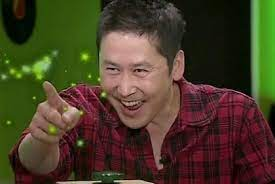
#> input picture python_opencv/images/1.jpg, 275 x 184 px, found by its file name
$ python image_0326.py
#> lines starting #> are read from the running program, lines starting #| are printed output that depends on the picture
# [9 lines of commented-out code are left out]


import cv2

img = cv2.imread('images/1.jpg',cv2.IMREAD_COLOR)
#> img is the input picture: shape (184, 275, 3); mean B, G, R 38, 60.6, 71.8
if img is None:
    print('이미지 로딩 에러')
    exit(1)
cv2.imshow("Shin", img)

img = cv2.cvtColor(img, cv2.COLOR_BGR2GRAY)
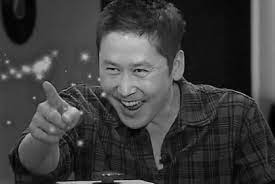
#> img: shape (184, 275); min 0, max 220, mean 61.4
cv2.imshow("Shin1", img)

#이미지 저장하기 (파일경로및파일이름, 저장할 이미지)
cv2.imwrite('images/2.jpg',img)

cv2.waitKey()
cv2.destroyAllWindows()

$ run again, with python_opencv/images/bori.jpg copied over python_opencv/images/1.jpg
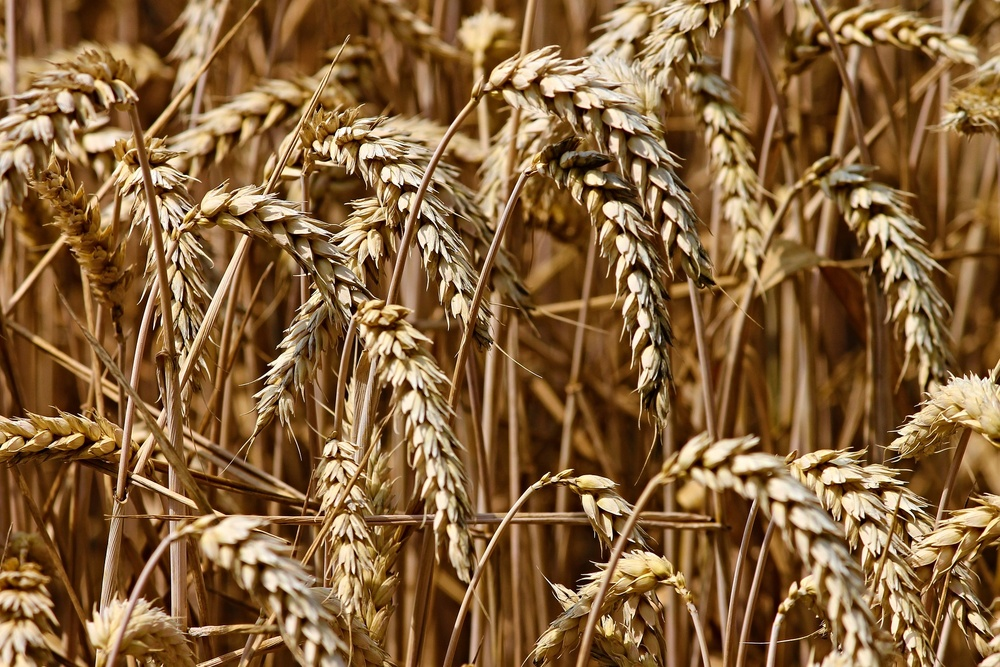
#> input picture python_opencv/images/bori.jpg, 1000 x 667 px, shrunk from 1920 x 1280 before the run, found by its file name
#> img is the input picture: shape (667, 1000, 3); mean B, G, R 59.6, 99.1, 134.7
#> `img = cv2.cvtColor(img, cv2.COLOR_BGR2GRAY)`:
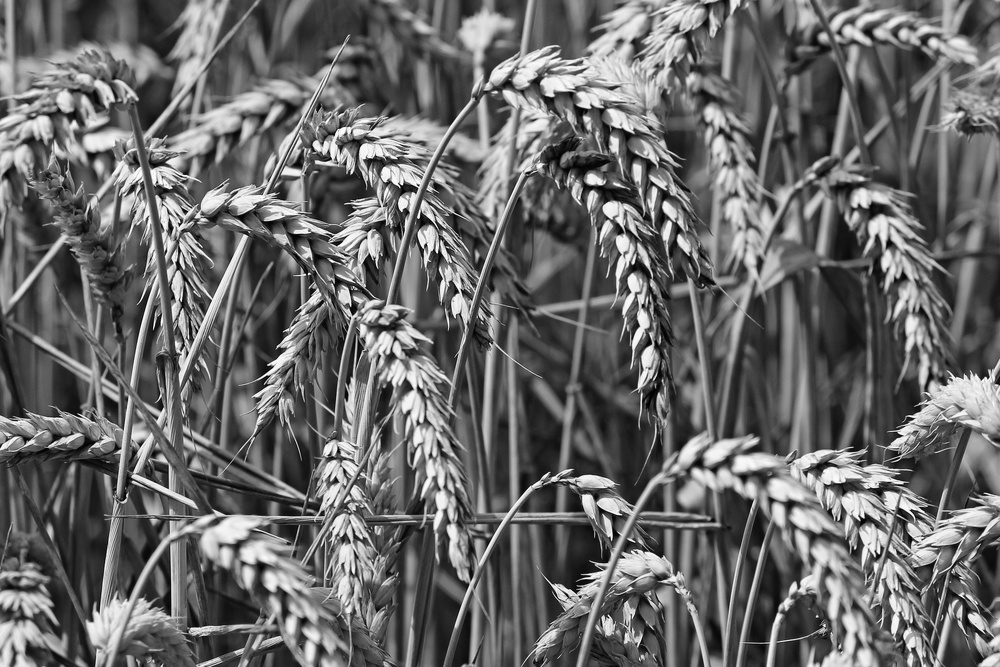
#> img: shape (667, 1000); min 1, max 254, mean 105.3

$ run again, with python_opencv/images/crow.jpg copied over python_opencv/images/1.jpg
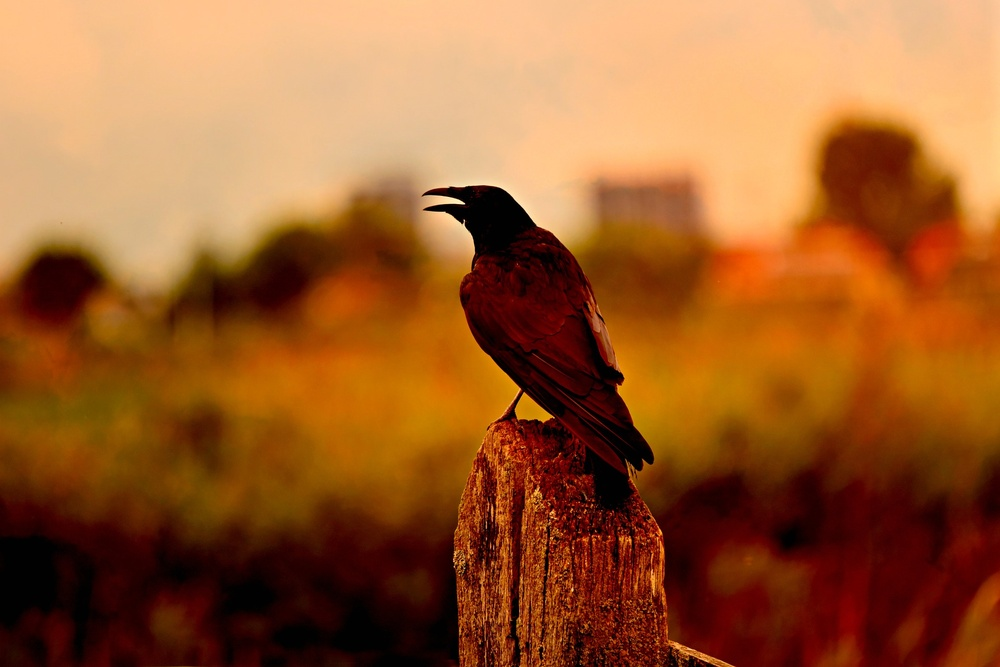
#> input picture python_opencv/images/crow.jpg, 1000 x 667 px, shrunk from 1920 x 1281 before the run, found by its file name
#> img is the input picture: shape (667, 1000, 3); mean B, G, R 46, 92.6, 154.7
#> `img = cv2.cvtColor(img, cv2.COLOR_BGR2GRAY)`:
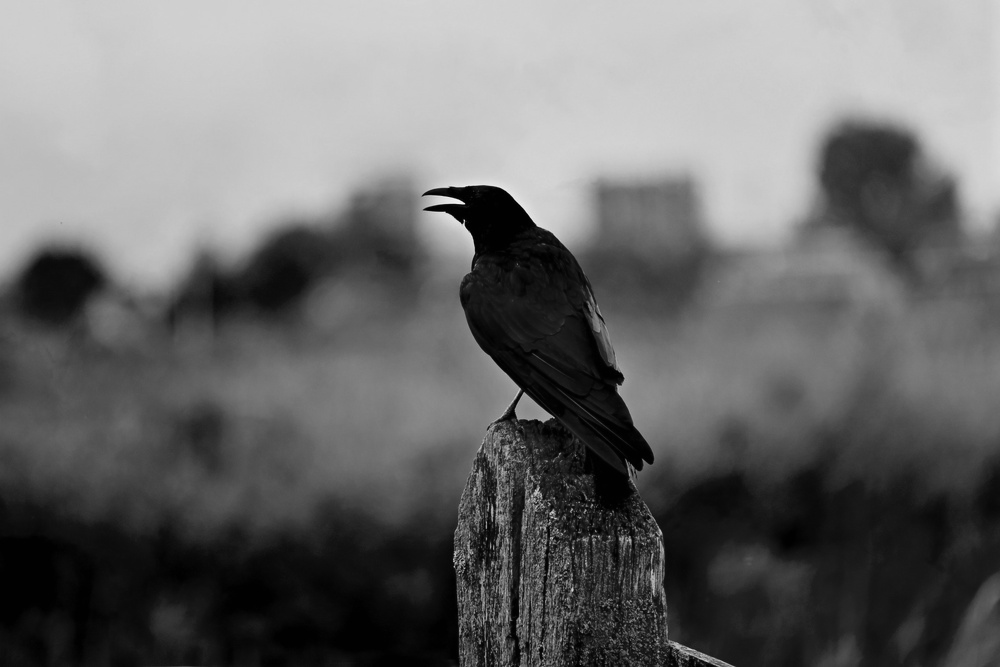
#> img: shape (667, 1000); min 0, max 248, mean 105.8
